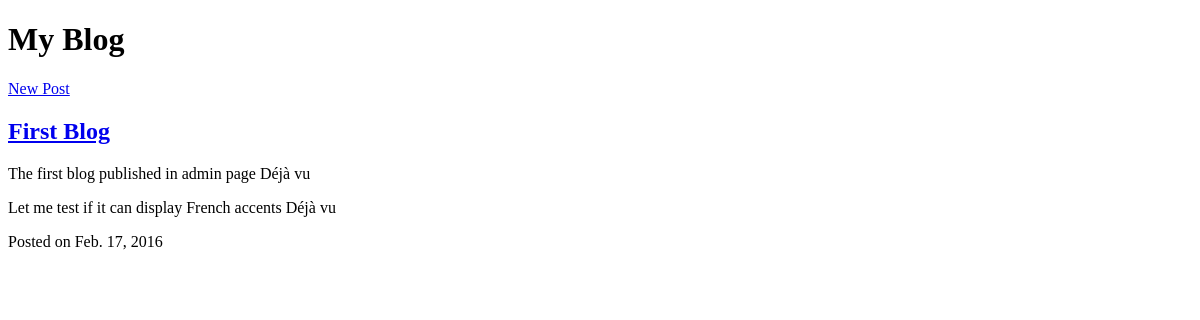
/blog/, run on an earlier commit of the app's database.
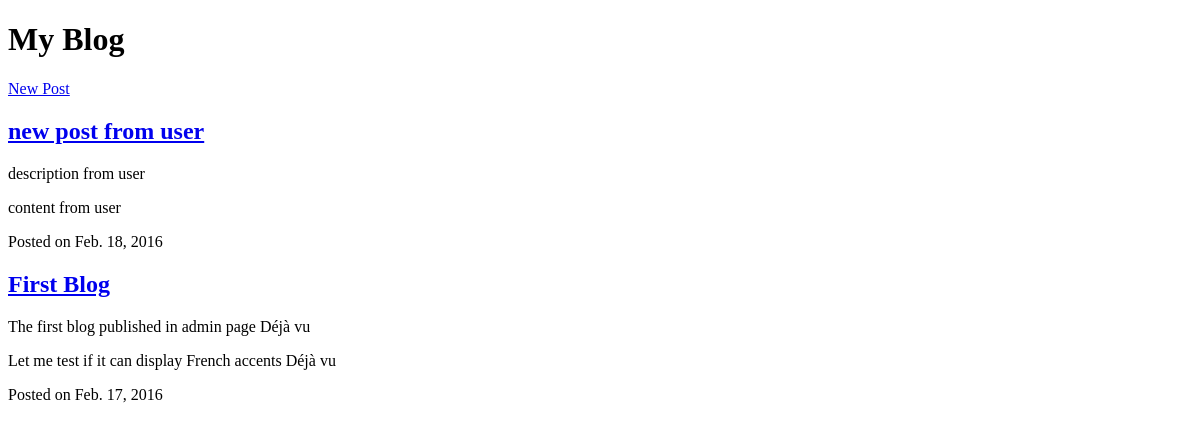
And on a later commit of the database.
### blog/models.py (models this page shows, shortened)
class Post(models.Model):
	title = models.CharField(max_length=255)
	slug = models.SlugField(unique=True, max_length=255)
	description = models.CharField(max_length=255)
	content = models.TextField()
	published = models.BooleanField(default=True)
	created = models.DateTimeField(auto_now_add=True)
	class Meta:
		ordering = ['-created']
	def get_absolute_url(self):
		return reverse('blog-views-post', args=[self.slug])

### blog/views.py (the view)
def index(request):
	posts = Post.objects.filter(published=True)
	return render(request, 'blog/index.html', {'posts': posts})

### blog/templates/blog/index.html (shortened to what this page needs)
{% extends 'base.html' %}
{% block content %}
	<h1> My Blog </h1>
	<a href="{% url 'blog-views-new' %}">New Post</a>
	{% for post in posts %}
	<div class="post">
		<h2>
			<a href="{{post.get_absolute_url}}">
				{{post.title}}
			</a>
		</h2>
		<p>{{post.description}}</p>
		<p>{{post.content}}</p>
		<p>
			Posted on
			<time datetime="{{post.created|date:"c"}}">
			{{post.created|date}}
			</time>
		</p>
	</div>
	{% endfor %}
{% endblock %}

### blog/templates/base.html (shortened to what this page needs)
<!DOCTYPE html>
<html>
	<head>
		</head>
	<body>
		<div class="content">
			{% block content %}
			{% endblock %}
		</div>
	</body>
</html>

What changed in the data, as far as the page shows it:
added Post: title "new post from user", description "description from user", content "content from user", created "Feb. 18, 2016"
